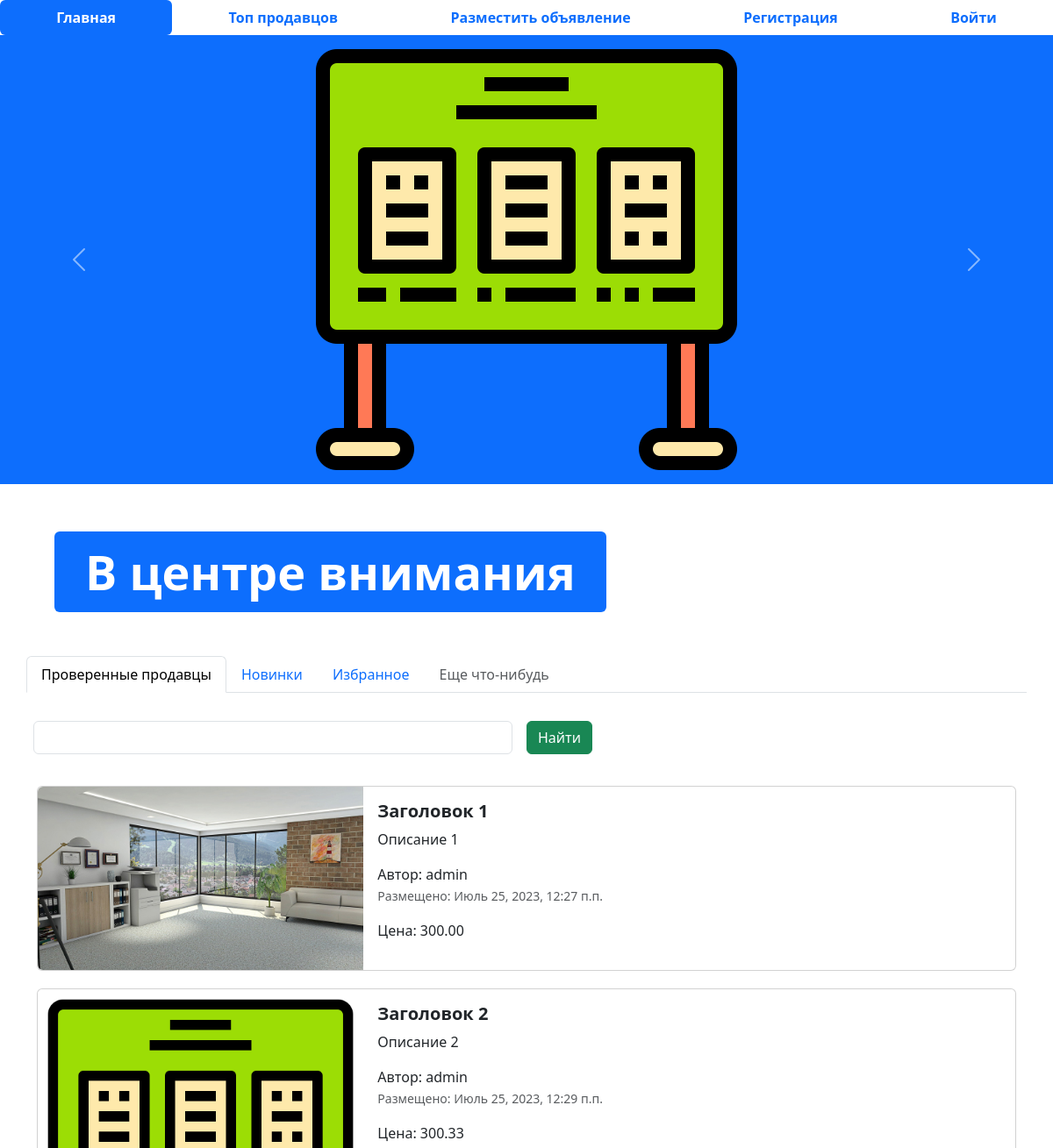
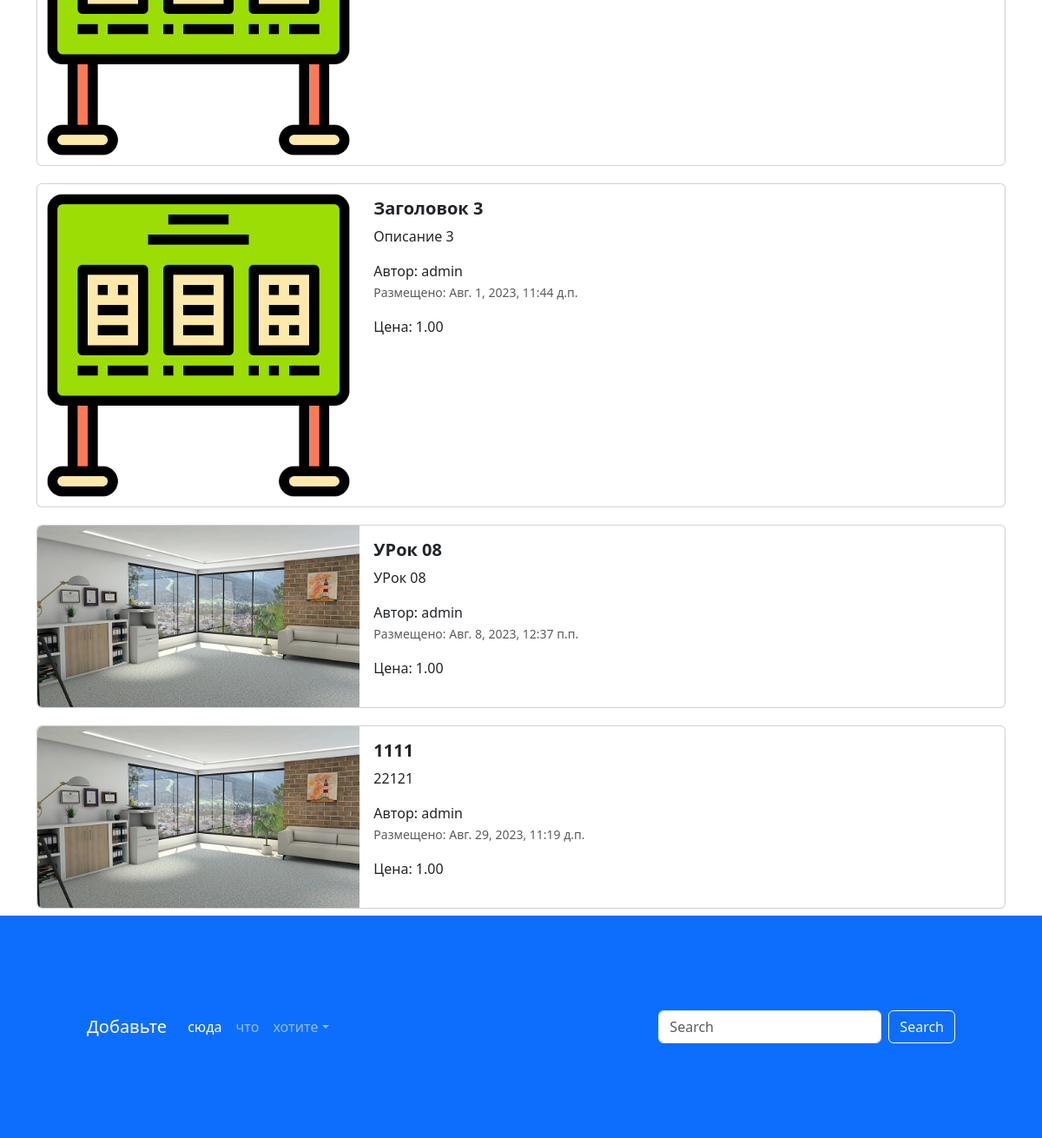
The page / on the database its author committed (2 pictures, top to bottom).
### app_advertisements/models.py (models this page shows, shortened)
class Advertisement(models.Model):
    title = models.CharField(max_length=128, verbose_name='заголовок')
    description = models.TextField('Описание')
    price = models.DecimalField('цена', max_digits=10, decimal_places=2)
    create_at = models.DateTimeField(auto_now_add=True)
    update_at = models.DateTimeField(auto_now=True)
    auction = models.BooleanField('торг', help_text='Отметьте, если уместен торг')
    user = models.ForeignKey(User, verbose_name='пользователь', on_delete=models.CASCADE)
    image = models.ImageField('изображение', upload_to='advertisements/')
    class Meta:
        db_table = 'advertisement'
    def get_absolute_url(self):
        return reverse('adv-detail', kwargs={'pk': self.pk})

### app_advertisements/views.py (the view)
# urls.py: path('', index, name='main-page'),
def index(request):
    title = request.GET.get('query')
    if title:
        advertisements = Advertisement.objects.filter(title__icontains=title)
    else:
        advertisements = Advertisement.objects.all()
    context = {
        'advertisements': advertisements,
        'title': title
    }
    return render(request, 'app_advertisements/index.html', context)

### templates/app_advertisements/index.html (shortened to what this page needs)
{% extends 'base.html' %}
{% load static %}
{% block content %}
<ul class="nav nav-pills sticky-top bg-white nav-fill">
  <li class="nav-item">
    <a class="nav-link active" aria-current="page" href="{% url 'main-page' %}">
      <span style="font-weight: bold;">Главная</span>
    </a>
  </li>
  <li class="nav-item">
    <a class="nav-link" href="{% url 'top-sellers' %}"><span style="font-weight: bold;">Топ продавцов</span>
    </a>
  </li>
  <li class="nav-item">
    <a class="nav-link" href="{% url 'adv-post' %}">
      <span style="font-weight: bold;">Разместить объявление</span>
    </a>
  </li>
  {% if not user.is_authenticated %}
  <li class="nav-item">
    <a class="nav-link" href="{% url 'register' %}">
      <span style="font-weight: bold;">Регистрация</span>
    </a>
  </li>
  <li class="nav-item">
    <a class="nav-link" href="{% url 'login' %}">
      <span style="font-weight: bold;">Войти</span>
    </a>
  </li>
  {% endif %}
</ul>
<div id="carouselExampleControls" class="carousel slide bg-primary" data-bs-ride="carousel">
  <div class="carousel-inner">
    <div class="carousel-item active">
      <img src="{% static 'img/adv.png' %}" class="mx-auto d-block w-33" alt="...">
    </div>
  </div>
  <button class="carousel-control-prev" type="button" data-bs-target="#carouselExampleControls" data-bs-slide="prev">
    <span class="carousel-control-prev-icon" aria-hidden="true"></span>
  </button>
  <button class="carousel-control-next" type="button" data-bs-target="#carouselExampleControls" data-bs-slide="next">
    <span class="carousel-control-next-icon" aria-hidden="true"></span>
  </button>
</div>
<div class="container" style="margin: 50px;">
  <div class="display-2">
    <span class="badge bg-primary">В центре внимания</span>
  </div>
</div>
<div class="container">
  <div class="row">
    <ul class="nav nav-tabs bg-white">
      <li class="nav-item">
        <a class="nav-link active" aria-current="page" href="#">Проверенные продавцы</a>
      </li>
      <li class="nav-item">
        <a class="nav-link" href="#">Новинки</a>
      </li>
      <li class="nav-item">
        <a class="nav-link" href="#">Избранное</a>
      </li>
      <li class="nav-item">
        <a class="nav-link disabled" href="#" tabindex="-1" aria-disabled="true">Еще что-нибудь</a>
      </li>
    </ul>
    <form class="row g-3" method="get">
      <div class="col-auto w-50">
        <input name="query" value="{% if title %}{{ title }} {% endif %}" type="text" class="form-control">
      </div>
      <div class="col-auto">
        <button type="submit" class="btn btn-success mb-3">Найти</button>
      </div>
    </form>
  </div>
  <div class="col">
    {% for adv in advertisements %}
    <div class="card mb-2" style="max-width: 1200px; margin-top: 20px;">
      <div class="row g-0">
        <div class="col-md-4">
          <a href="{{ adv.get_absolute_url }}" class="nav-link">
            <img src="{% if adv.image %} {{ adv.image.url }} {% else %} {% static 'img/adv.png' %} {% endif %}" class="img-fluid rounded-start" alt="Card title">
          </a>
        </div>
        <div class="col-md-8">
          <div class="card-body">
            <h5 class="card-title">
              <a href="{{ adv.get_absolute_url }}" class="nav-link"><strong>{{ adv.title }}</strong></a>
            </h5>
            <a href="{{ adv.get_absolute_url }}" class="nav-link">
              <p class="card-text">
{{ adv.description }}
              </p>
              <span>Автор: {{ adv.user }}</span>
              <p class="card-text"><small class="text-muted">Размещено: {{ adv.create_at }}</small></p>
              <span>Цена: {{ adv.price }}</span>
            </a>
          </div>
        </div>
      </div>
    </div>
    {% endfor %}
  </div>
</div>
<footer style="padding: 100px;" class="bg-primary">
  <nav class="navbar navbar-expand-sm navbar-dark">
    <a class="navbar-brand" href="#">Добавьте</a>
    <div class="collapse navbar-collapse" id="collapsibleNavId">
      <ul class="navbar-nav me-auto mt-2 mt-lg-0">
        <li class="nav-item">
          <a class="nav-link active" href="#" aria-current="page">сюда</a>
        </li>
        <li class="nav-item">
          <a class="nav-link" href="#">что</a>
        </li>
        <li class="nav-item dropdown">
          <a class="nav-link dropdown-toggle" href="#" id="dropdownId" data-bs-toggle="dropdown" aria-haspopup="true"
             aria-expanded="false">хотите</a>
        </li>
      </ul>
      <form class="d-flex my-2 my-lg-0">
        <input class="form-control me-sm-2" type="text" placeholder="Search">
        <button class="btn btn-outline-light my-2 my-sm-0" type="submit">Search</button>
      </form>
    </div>
  </nav>
</footer>
{% endblock %}

### templates/base.html (shortened to what this page needs)
{% load static %}
<!doctype html>
<html lang="en">
<head>
  <link href="{% static 'css/bootstrap.min.css' %}" rel="stylesheet">
  <link rel="stylesheet" href="{% static 'css/fontello.css' %}">
</head>
<body>
        {% block content %}
        {% endblock %}
</body>
</html>

### rows shown on the page
Advertisement: image (picture), title "Заголовок 1", description "Описание 1", user "admin", create_at "Июль 25, 2023, 12:27 п.п.", price "300.00"
Advertisement: title "Заголовок 2", description "Описание 2", user "admin", create_at "Июль 25, 2023, 12:29 п.п.", price "300.33"
Advertisement: title "Заголовок 3", description "Описание 3", user "admin", create_at "Авг. 1, 2023, 11:44 д.п.", price "1.00"
Advertisement: image (picture), title "УРок 08", description "УРок 08", user "admin", create_at "Авг. 8, 2023, 12:37 п.п.", price "1.00"
Advertisement: image (picture), title "1111", description "22121", user "admin", create_at "Авг. 29, 2023, 11:19 д.п.", price "1.00"
